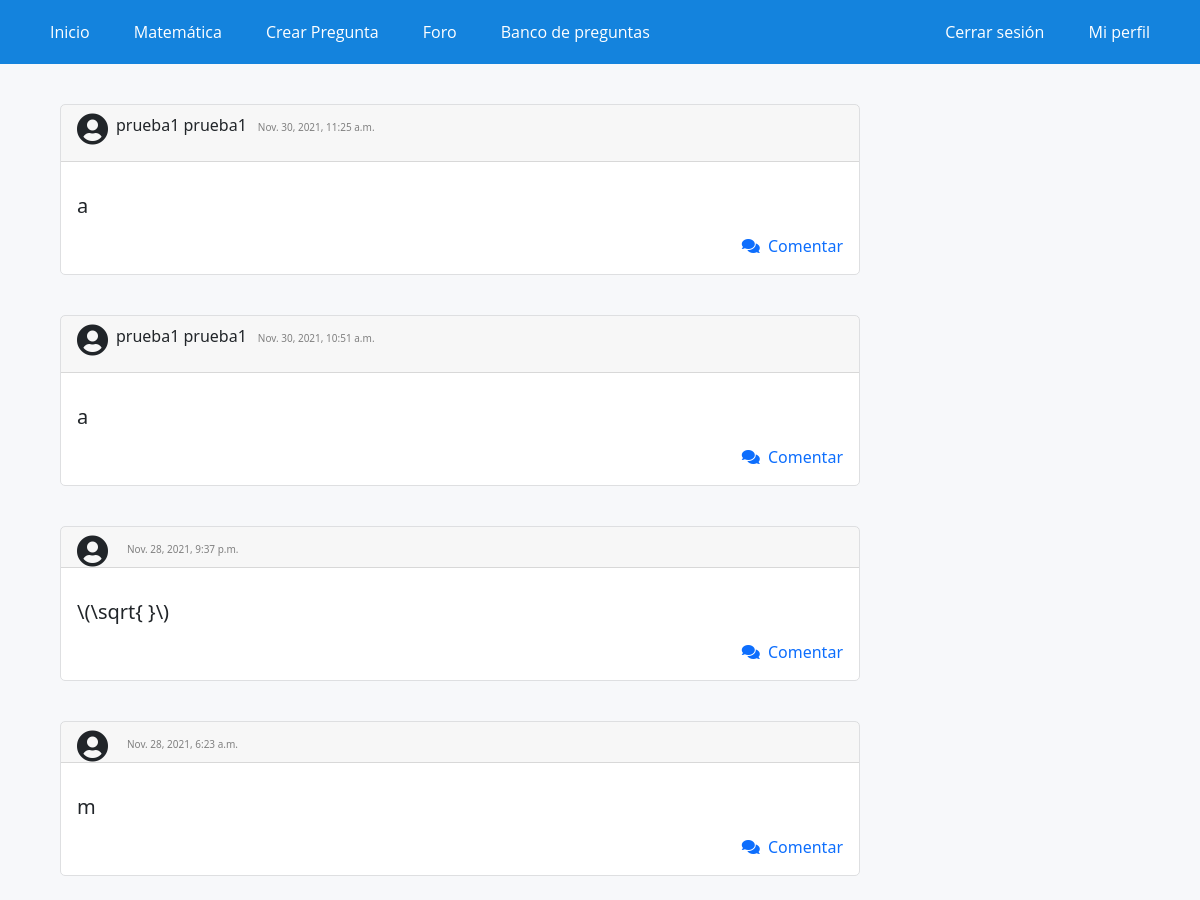
/foro/ (signed in, upper part), run on an earlier commit of the app's database.
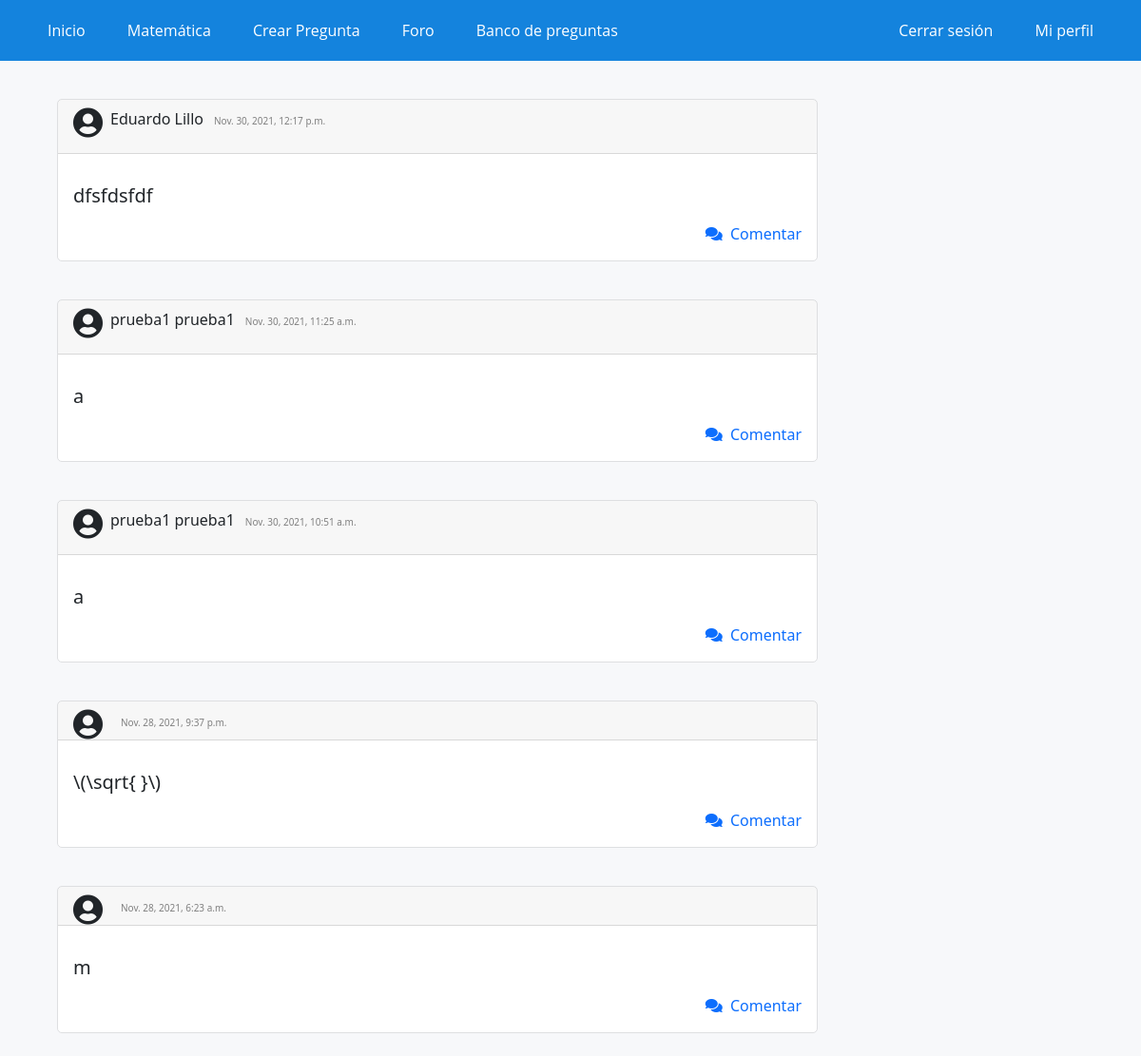
And on a later commit of the database.
### WebApp/models.py (models this page shows, shortened)
class PostForo(models.Model):
    usuario = models.ForeignKey(settings.AUTH_USER_MODEL, on_delete=models.CASCADE)
    sigla = models.CharField(max_length=7, choices=siglas)
    texto = models.TextField()
    slug = models.SlugField(unique=True, blank=True)
    tiempo = models.DateTimeField(auto_now_add=True)
    class Meta:
        ordering = ['-tiempo']

### WebApp/views.py (the view)
# urls.py: path('foro/', foro, name="foro1"),
def foro(request):
    post = PostForo.objects.all()
    contexto = {
        'post': post
    }
    return render(request, 'app/foro.html', contexto)

### WebApp/templates/app/foro.html (shortened to what this page needs)
{% extends 'app/base.html' %}
{% load static %}
{% block contenido %}
<div class="elContenedor">
    <p>
        {% for post in post %}
        <div class="preguntas mb-3" style="max-width: 800px;">
            <div class="card-header"><i style="float: left; " class="svg-inline--fa fas fa-user-circle fa-2x">&nbsp;</i>
                <p style="display: inline-block; ">{{post.usuario.first_name}}{{" "}}{{post.usuario.last_name}}</p> &nbsp;<h7 style="color: gray; font-size: 10px;">
                    {{post.tiempo}}</h7>
            </div>
            <div class="card-body">
                <p class="card-text">
                    <h5>{{post.texto}}</h5>
                </p>
                <div>
                    <a style="text-decoration: none;" href="{% url 'foro2' post.pk %}">
                        <div style="text-align: right;"><i class="fas fa-comments "></i>&nbsp;&nbsp;Comentar</div>
                    </a>
                </div>
            </div>
        </div>
        {% endfor %}
    </p>
</div>
{% endblock %}

What changed in the data, as far as the page shows it:
added PostForo: usuario.first_name "Eduardo", usuario.last_name "Lillo", tiempo "Nov. 30, 2021, 12:17 p.m.", texto "dfsfdsfdf"
